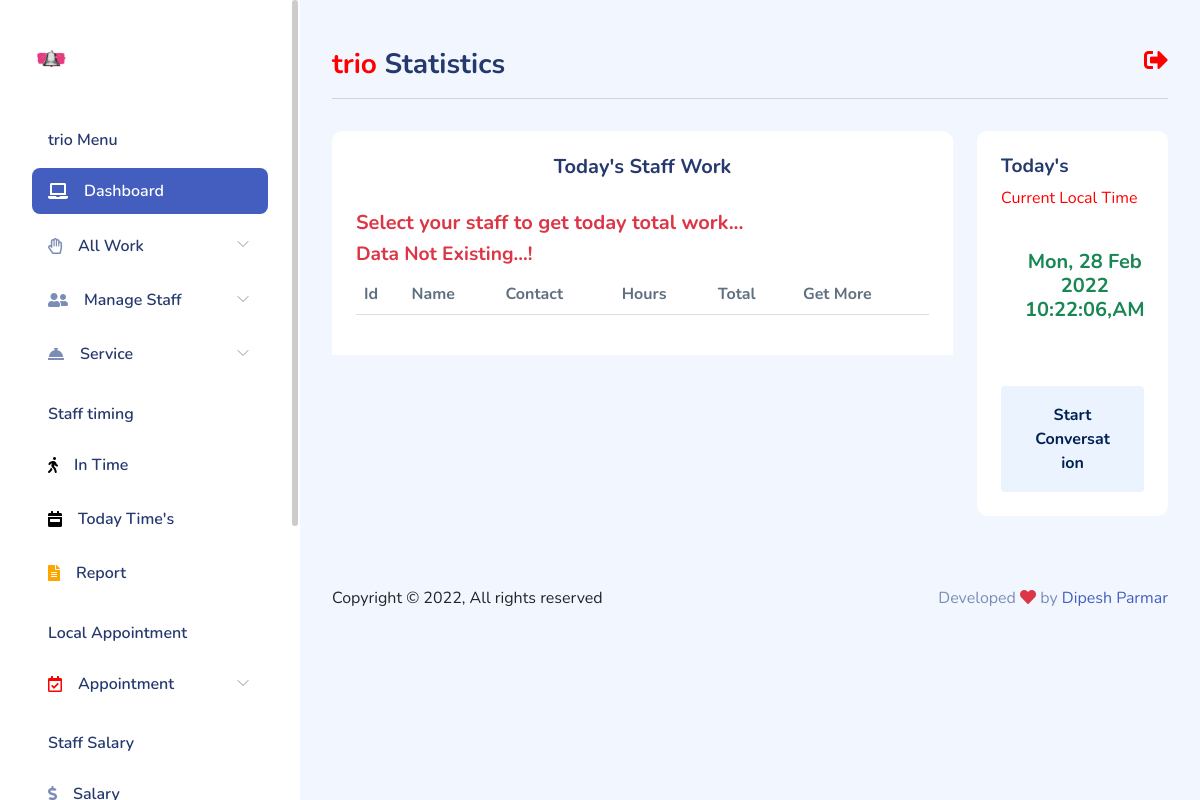
Before: /client/staff-today-work/ (signed in) with the older database file.
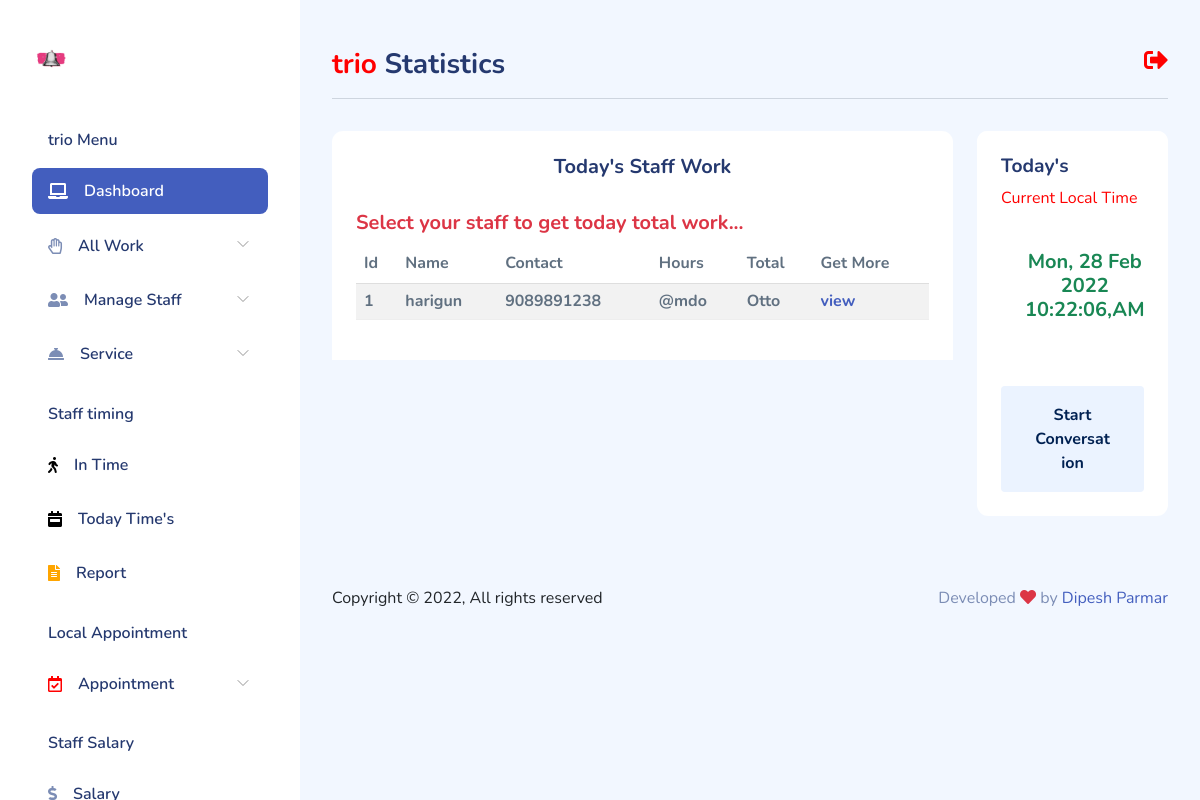
After: the same page with the newer database file.
### client/models.py (models this page shows, shortened)
class Staff(models.Model):
    user = models.ForeignKey(User, on_delete=models.CASCADE,null=True, blank=True)
    profile = models.ImageField(upload_to = 'staff/')
    name = models.CharField(max_length=100)
    phone = models.PositiveIntegerField()
    email = models.EmailField(max_length=100, null=True, blank=True)
    service = models.CharField(max_length=100, null=True, blank=True)
    fdate = models.DateTimeField(auto_now_add=True)

### client/views.py (the view)
# urls.py: path('staff-today-work/', views.today_work, name='today_work'),
@user_passes_test(lambda u: u.is_authenticated, login_url='/')
def today_work(request):
    to_wk = Staff.objects.filter(user=request.user)
    context = {'data': to_wk}
    return render(request, 'client/today_work.html', context)

### client/templates/client/today_work.html (shortened to what this page needs)
{% extends "client/layout.html" %}
{% block table %}
    <div class="text-center mt-4 h5 mb-2">Today's Staff Work</div>
    <div class="card-header">
        <h5 class="text-danger">Select your staff to get today total work...</h5>
        <div class="table-responsive">
        <table class="table table-striped table-hover">
            <thead class="thead-dark">
              <tr>
                <th scope="col">Id</th>
                <th scope="col">Name</th>
                <th scope="col">Contact</th>
                <th scope="col">Hours</th>
                <th scope="col">Total</th>
                <th scope="col">Get More</th>
              </tr>
            </thead>
            <tbody class="text-primary h6">
                {% if data %}
                    {% for dt in data %}
                        <tr>
                        <th scope="row">{{forloop.counter}}</th>
                        <td>{{dt.name}}</td>
                        <td>{{dt.phone}}</td>
                        <td>@mdo</td>
                        <td>Otto</td>
                        <td><a href="{% url 'twork' dt.name  %}">view</a></td>
                    </tr>
                    {% endfor %}
                {% else %}
                    <h4 class="text-danger">Data Not Existing...!</h4>
                {% endif %}
            </tbody>
          </table>
        </div>
    </div>
{% endblock table %}
{% block cardfeatur %}
<div class="card-header">
    <h4>Today's</h4><span><marquee style="color:red;">Current Local Time</marquee> </span>
</div>
<div class="px-4 pb-4">
    <div class="card-content pb-4">
        <div class="recent-message d-flex px-4 py-3">
            <span class="text-center text-success font-weight-bold h5">
                {% now "D, d M Y" %}
                {% now "h:i:s,A" %}
            </span>
        </div>
    </div>
    <button class='btn btn-block btn-xl btn-light-primary font-bold mt-3'>Start
        Conversation</button>
</div>
{% endblock cardfeatur %}

### client/templates/client/layout.html (shortened to what the changed rows need)
{% load static %}
<!DOCTYPE html>
<html lang="en">
<head>
  <link rel="stylesheet" href="https://use.fontawesome.com/releases/v5.11.2/css/all.css">
    <link rel="stylesheet" href="{% static 'client/css/bootstrap.css' %}">
    <link rel="stylesheet" href="{% static 'client/css/bold.css' %}">
    <link rel="stylesheet" href="{% static 'client/css/perfect-scrollbar.css' %}">
    <link rel="stylesheet" href="{% static 'client/css/bootstrap-icons.css' %}">
    <link rel="stylesheet" href="{% static 'client/css/app.css' %}">
</head>
<body>
    <div id="app">
        <div id="sidebar" class="active">
            <div class="sidebar-wrapper active">
    <div class="sidebar-header">
        <div class="d-flex justify-content-between">
        </div>
    </div>
    <div class="sidebar-menu">
        <ul class="menu">
        </ul>
    </div>
</div>
        </div>
        <div id="main">
<div class="page-content">
    <section class="row">
        <div class="col-12 col-lg-9">
            <div class="row">
                <div class="col-12">
                    <div class="card">
                        {% block table %}{% endblock table %}
                    </div>
                </div>
            </div>
        </div>
        </section>
    </div>
        </div>
    </div>
</body>
</html>

Changed rows visible on the page:
added Staff: name "harigun", phone "9089891238"
Other visible differences:
text no longer shown: "Data Not Existing...!"
